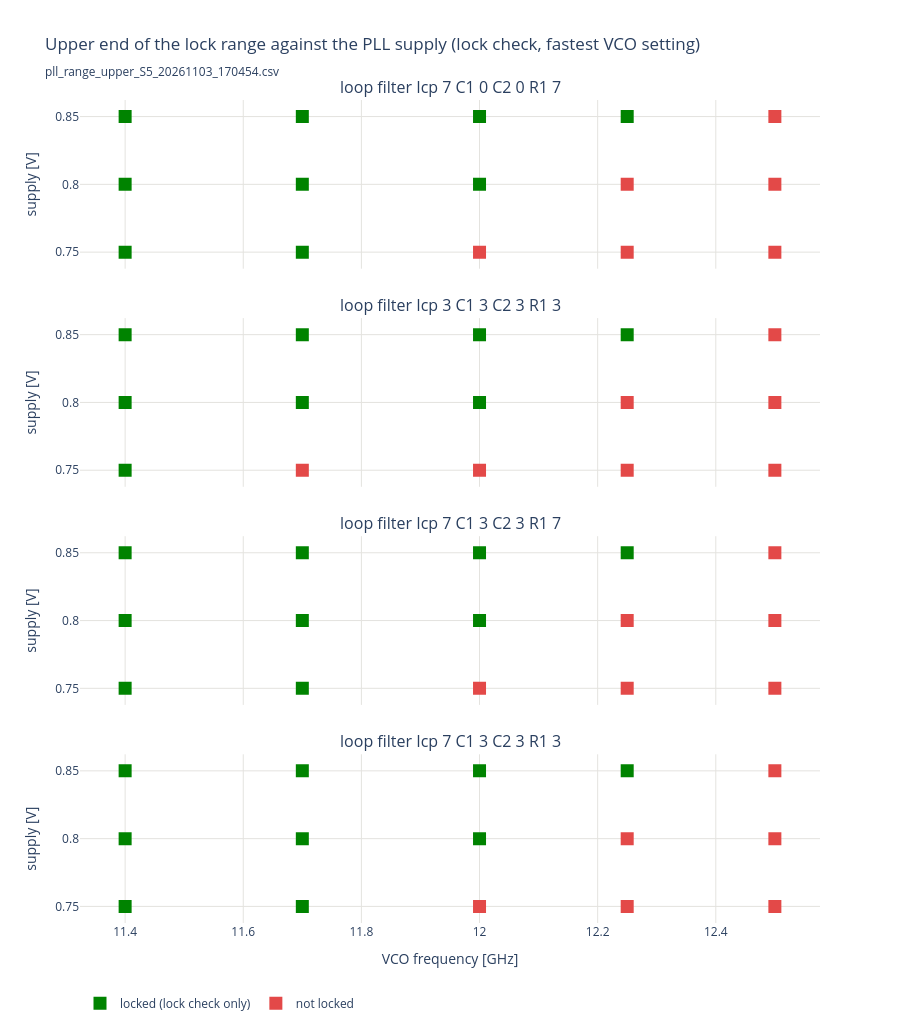
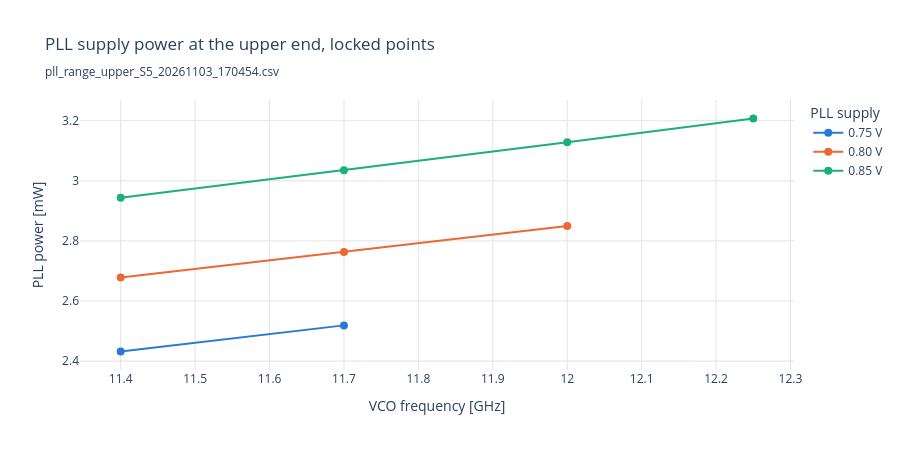
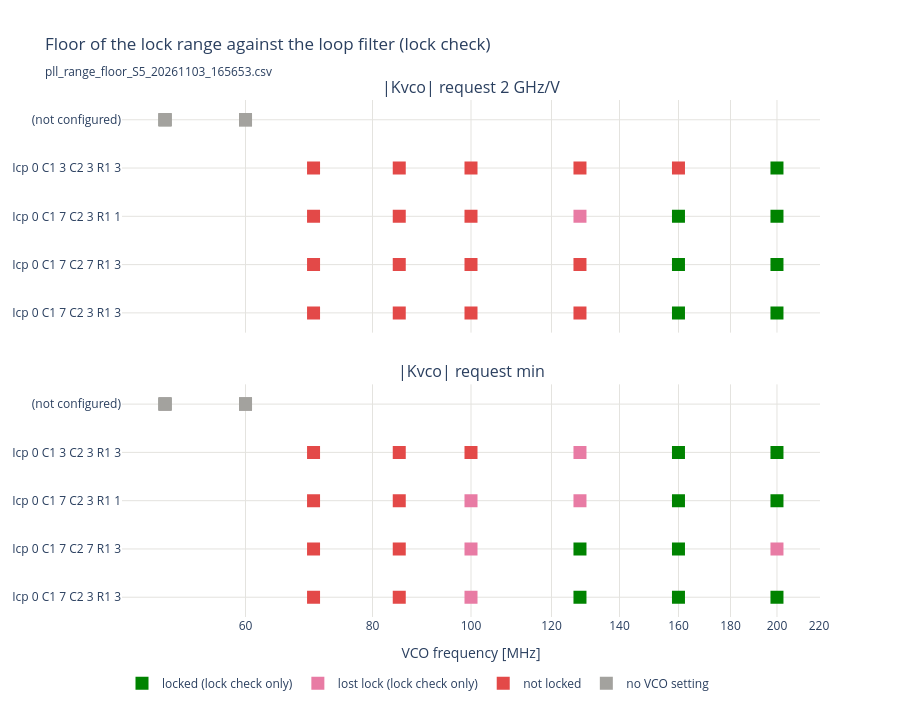

These figures' notebook cell, in order:
### Code cell
# Edges of the lock range: lock checks only (sw/tests/pll_range.py floor_search / upper_search, 2026-11-03), each
# point configured, lock bit read, read again after the hold (5 s floor, 15 s upper end):
#   - upper end: VCO 11.4-12.5 GHz on the fastest VCO setting, per PLL supply (0.75 / 0.80 / 0.85 V, measured
#     voltage rounded to 10 mV) and loop filter; the highest VCO that held the lock per supply and filter, and the
#     PLL supply power of the locked points;
#   - floor: VCO 50-200 MHz per |Kvco| request and loop filter (the weak loops); the lowest VCO that held the lock.
UPPER_CSV = None  # None = newest pll_range_upper_*.csv
FLOOR_CSV = None  # None = newest pll_range_floor_*.csv


def newest(pattern):
    paths = sorted((p for p in PLL_DIR.glob(pattern) if not p.stem.endswith("_traces")),
                   key=lambda p: p.stat().st_mtime)
    return paths[-1] if paths else None


def kvco_txt(v):
    try:
        return f"{float(v) / 1e9:g} GHz/V"
    except ValueError:
        return str(v)  # "min", "max", "middle"


def add_results(fig, d, x, y, row, shown, hover):
    """Markers of the points of d at (x, y) in subplot `row`, coloured by result; legend entry once per result."""
    for cat, color in CATEGORY_COLORS.items():
        c = d[d["category"] == cat]
        if c.empty:
            continue
        fig.add_scatter(x=x(c), y=y(c), mode="markers", name=cat, legendgroup=cat, showlegend=cat not in shown,
                        row=row, col=1, marker=dict(color=color, size=13, symbol="square"),
                        customdata=np.c_[c["pll_i"] * 1e3, c["vctrl_pred"]],
                        hovertemplate=f"{cat}<br>{hover}<br>I %{{customdata[0]:.2f}} mA, Vctrl pred "
                                      "%{customdata[1]:.3f} V<extra></extra>")
        shown.add(cat)


# Upper end against the PLL supply
upper_csv = Path(UPPER_CSV) if UPPER_CSV else newest("pll_range_upper_*.csv")
if upper_csv is not None:
    up = load_runs(upper_csv)
    up["vdd"] = up["pll_vdd"].round(2)
    filters = list(dict.fromkeys(up["filter"]))  # in the order of the run
    fig = make_subplots(rows=len(filters), cols=1, shared_xaxes=True, vertical_spacing=0.06,
                        subplot_titles=[f"loop filter {f}" for f in filters])
    shown = set()
    for k, flt in enumerate(filters, 1):
        add_results(fig, up[up["filter"] == flt], lambda c: c["f_vco"] / 1e9, lambda c: c["vdd"], k, shown,
                    "VCO %{x:.3f} GHz, supply %{y:.2f} V")
    fig.update_layout(title=f"Upper end of the lock range against the PLL supply (lock check, "
                            f"{up['vco_pick'].iloc[0]} VCO setting)<br><sub>{upper_csv.name}</sub>",
                      template="plotly_white", height=220 * len(filters) + 150, legend=dict(orientation="h", y=-0.08),
                      hoverlabel=dict(namelength=-1))
    fig.update_xaxes(gridcolor=GRID)
    fig.update_xaxes(title="VCO frequency [GHz]", row=len(filters))
    fig.update_yaxes(title="supply [V]", tickvals=sorted(up["vdd"].dropna().unique()), gridcolor=GRID)
    save(fig, "lock_map", upper_csv)

    top = up[up["good"]].groupby(["vdd", "filter"])["f_vco"].max().unstack("filter") / 1e9
    print("Highest VCO [GHz] that held the lock, per supply [V] and loop filter:")
    display(top.round(3))

    # PLL supply power of the locked points against the VCO frequency, per supply (mean over the filters)
    p = up[up["good"]].groupby(["vdd", "f_vco"])["pll_p"].mean().reset_index()
    fig = go.Figure()
    for j, (vdd, d) in enumerate(p.groupby("vdd")):
        fig.add_scatter(x=d["f_vco"] / 1e9, y=d["pll_p"] * 1e3, mode="lines+markers", name=f"{vdd:.2f} V",
                        line=dict(color=PALETTE[j % len(PALETTE)], width=2), marker=dict(size=8),
                        hovertemplate=f"{vdd:.2f} V<br>VCO %{{x:.3f}} GHz: %{{y:.3f}} mW<extra></extra>")
    fig.update_layout(title=f"PLL supply power at the upper end, locked points<br><sub>{upper_csv.name}</sub>",
                      template="plotly_white", height=450, legend=dict(title="PLL supply"))
    fig.update_xaxes(title="VCO frequency [GHz]", gridcolor=GRID)
    fig.update_yaxes(title="PLL power [mW]", gridcolor=GRID)
    save(fig, "power", upper_csv)

# Floor against the loop filter, per |Kvco| request (points without a table setting: "(not configured)")
floor_csv = Path(FLOOR_CSV) if FLOOR_CSV else newest("pll_range_floor_*.csv")
if floor_csv is not None:
    fl = load_runs(floor_csv)
    fl["kvco_txt"] = fl["kvco_request"].map(kvco_txt)
    kvcos = list(dict.fromkeys(fl["kvco_txt"]))
    fig = make_subplots(rows=len(kvcos), cols=1, shared_xaxes=True, vertical_spacing=0.1,
                        subplot_titles=[f"|Kvco| request {kv}" for kv in kvcos])
    shown = set()
    for k, kv in enumerate(kvcos, 1):
        add_results(fig, fl[fl["kvco_txt"] == kv], lambda c: c["f_vco"] / 1e6,
                    lambda c: np.where(c["status"] == "no_vco_setting", "(not configured)", c["filter"]), k, shown,
                    "VCO %{x:.0f} MHz, %{y}")
    fig.update_layout(title=f"Floor of the lock range against the loop filter (lock check)<br><sub>{floor_csv.name}"
                            "</sub>", template="plotly_white", height=280 * len(kvcos) + 150,
                      legend=dict(orientation="h", y=-0.1), hoverlabel=dict(namelength=-1))
    fig.update_xaxes(type="log", gridcolor=GRID)
    fig.update_xaxes(title="VCO frequency [MHz]", row=len(kvcos))
    fig.update_yaxes(gridcolor=GRID)
    save(fig, "lock_map", floor_csv)

    low = fl[fl["good"]].groupby(["kvco_txt", "filter"])["f_vco"].min().unstack("filter") / 1e6
    print("Lowest VCO [MHz] that held the lock, per |Kvco| request and loop filter:")
    display(low.round(0))

### Figure 1 — Plotly figure (JSON) as saved in the notebook; plotly's stock layout.template omitted (floating-point values rounded to 4 significant figures)
{"data": [{"customdata": [[3.254, 0.4263], [3.36, 0.4263], [3.475, 0.4263], [3.467, 0.412], [3.583, 0.412], [3.358, 0.412], [3.574, 0.3936], [3.693, 0.3936], [3.786, 0.3602]], "hovertemplate": "locked (lock check only)<br>VCO %{x:.3f} GHz, supply %{y:.2f} V<br>I %{customdata[0]:.2f} mA, Vctrl pred %{customdata[1]:.3f} V<extra></extra>", "legendgroup": "locked (lock check only)", "marker": {"color": "#008300", "size": 13, "symbol": "square"}, "mode": "markers", "name": "locked (lock check only)", "showlegend": true, "type": "scatter", "x": [11.4, 11.4, 11.4, 11.7, 11.7, 11.7, 12.0, 12.0, 12.25], "xaxis": "x", "y": [0.75, 0.8, 0.85, 0.8, 0.85, 0.75, 0.8, 0.85, 0.85], "yaxis": "y"}, {"customdata": [[3.394, 0.3936], [3.395, 0.3602], [3.618, 0.3602], [3.619, 0.03053], [3.396, 0.03053], [3.808, 0.03053]], "hovertemplate": "not locked<br>VCO %{x:.3f} GHz, supply %{y:.2f} V<br>I %{customdata[0]:.2f} mA, Vctrl pred %{customdata[1]:.3f} V<extra></extra>", "legendgroup": "not locked", "marker": {"color": "#e34948", "size": 13, "symbol": "square"}, "mode": "markers", "name": "not locked", "showlegend": true, "type": "scatter", "x": [12.0, 12.25, 12.25, 12.5, 12.5, 12.5], "xaxis": "x", "y": [0.75, 0.75, 0.8, 0.8, 0.75, 0.85], "yaxis": "y"}, {"customdata": [[3.204, 0.4263], [3.308, 0.4263], [3.422, 0.4263], [3.531, 0.412], [3.414, 0.412], [3.523, 0.3936], [3.64, 0.3936], [3.733, 0.3602]], "hovertemplate": "locked (lock check only)<br>VCO %{x:.3f} GHz, supply %{y:.2f} V<br>I %{customdata[0]:.2f} mA, Vctrl pred %{customdata[1]:.3f} V<extra></extra>", "legendgroup": "locked (lock check only)", "marker": {"color": "#008300", "size": 13, "symbol": "square"}, "mode": "markers", "name": "locked (lock check only)", "showlegend": false, "type": "scatter", "x": [11.4, 11.4, 11.4, 11.7, 11.7, 12.0, 12.0, 12.25], "xaxis": "x2", "y": [0.75, 0.8, 0.85, 0.85, 0.8, 0.8, 0.85, 0.85], "yaxis": "y2"}, {"customdata": [[3.308, 0.412], [3.342, 0.3936], [3.343, 0.3602], [3.566, 0.3602], [3.567, 0.03053], [3.344, 0.03053], [3.756, 0.03053]], "hovertemplate": "not locked<br>VCO %{x:.3f} GHz, supply %{y:.2f} V<br>I %{customdata[0]:.2f} mA, Vctrl pred %{customdata[1]:.3f} V<extra></extra>", "legendgroup": "not locked", "marker": {"color": "#e34948", "size": 13, "symbol": "square"}, "mode": "markers", "name": "not locked", "showlegend": false, "type": "scatter", "x": [11.7, 12.0, 12.25, 12.25, 12.5, 12.5, 12.5], "xaxis": "x2", "y": [0.75, 0.75, 0.75, 0.8, 0.8, 0.75, 0.85], "yaxis": "y2"}, {"customdata": [[3.255, 0.4263], [3.36, 0.4263], [3.474, 0.4263], [3.357, 0.412], [3.466, 0.412], [3.582, 0.412], [3.691, 0.3936], [3.573, 0.3936], [3.784, 0.3602]], "hovertemplate": "locked (lock check only)<br>VCO %{x:.3f} GHz, supply %{y:.2f} V<br>I %{customdata[0]:.2f} mA, Vctrl pred %{customdata[1]:.3f} V<extra></extra>", "legendgroup": "locked (lock check only)", "marker": {"color": "#008300", "size": 13, "symbol": "square"}, "mode": "markers", "name": "locked (lock check only)", "showlegend": false, "type": "scatter", "x": [11.4, 11.4, 11.4, 11.7, 11.7, 11.7, 12.0, 12.0, 12.25], "xaxis": "x3", "y": [0.75, 0.8, 0.85, 0.75, 0.8, 0.85, 0.85, 0.8, 0.85], "yaxis": "y3"}, {"customdata": [[3.39, 0.3936], [3.393, 0.3602], [3.613, 0.3602], [3.393, 0.03053], [3.613, 0.03053], [3.807, 0.03053]], "hovertemplate": "not locked<br>VCO %{x:.3f} GHz, supply %{y:.2f} V<br>I %{customdata[0]:.2f} mA, Vctrl pred %{customdata[1]:.3f} V<extra></extra>", "legendgroup": "not locked", "marker": {"color": "#e34948", "size": 13, "symbol": "square"}, "mode": "markers", "name": "not locked", "showlegend": false, "type": "scatter", "x": [12.0, 12.25, 12.25, 12.5, 12.5, 12.5], "xaxis": "x3", "y": [0.75, 0.75, 0.8, 0.75, 0.8, 0.85], "yaxis": "y3"}, {"customdata": [[3.254, 0.4263], [3.36, 0.4263], [3.474, 0.4263], [3.465, 0.412], [3.358, 0.412], [3.582, 0.412], [3.692, 0.3936], [3.573, 0.3936], [3.785, 0.3602]], "hovertemplate": "locked (lock check only)<br>VCO %{x:.3f} GHz, supply %{y:.2f} V<br>I %{customdata[0]:.2f} mA, Vctrl pred %{customdata[1]:.3f} V<extra></extra>", "legendgroup": "locked (lock check only)", "marker": {"color": "#008300", "size": 13, "symbol": "square"}, "mode": "markers", "name": "locked (lock check only)", "showlegend": false, "type": "scatter", "x": [11.4, 11.4, 11.4, 11.7, 11.7, 11.7, 12.0, 12.0, 12.25], "xaxis": "x4", "y": [0.75, 0.8, 0.85, 0.8, 0.75, 0.85, 0.85, 0.8, 0.85], "yaxis": "y4"}, {"customdata": [[3.39, 0.3936], [3.613, 0.3602], [3.391, 0.3602], [3.392, 0.03053], [3.614, 0.03053], [3.808, 0.03053]], "hovertemplate": "not locked<br>VCO %{x:.3f} GHz, supply %{y:.2f} V<br>I %{customdata[0]:.2f} mA, Vctrl pred %{customdata[1]:.3f} V<extra></extra>", "legendgroup": "not locked", "marker": {"color": "#e34948", "size": 13, "symbol": "square"}, "mode": "markers", "name": "not locked", "showlegend": false, "type": "scatter", "x": [12.0, 12.25, 12.25, 12.5, 12.5, 12.5], "xaxis": "x4", "y": [0.75, 0.8, 0.75, 0.75, 0.8, 0.85], "yaxis": "y4"}], "layout": {"annotations": [{"font": {"size": 16}, "showarrow": false, "text": "loop filter Icp 7 C1 0 C2 0 R1 7", "x": 0.5, "xanchor": "center", "xref": "paper", "y": 1, "yanchor": "bottom", "yref": "paper"}, {"font": {"size": 16}, "showarrow": false, "text": "loop filter Icp 3 C1 3 C2 3 R1 3", "x": 0.5, "xanchor": "center", "xref": "paper", "y": 0.735, "yanchor": "bottom", "yref": "paper"}, {"font": {"size": 16}, "showarrow": false, "text": "loop filter Icp 7 C1 3 C2 3 R1 7", "x": 0.5, "xanchor": "center", "xref": "paper", "y": 0.47, "yanchor": "bottom", "yref": "paper"}, {"font": {"size": 16}, "showarrow": false, "text": "loop filter Icp 7 C1 3 C2 3 R1 3", "x": 0.5, "xanchor": "center", "xref": "paper", "y": 0.205, "yanchor": "bottom", "yref": "paper"}], "height": 1030, "hoverlabel": {"namelength": -1}, "legend": {"orientation": "h", "y": -0.08}, "title": {"text": "Upper end of the lock range against the PLL supply (lock check, fastest VCO setting)<br><sub>pll_range_upper_S5_20261103_170454.csv</sub>"}, "xaxis": {"anchor": "y", "domain": [0, 1], "gridcolor": "#e4e3df", "matches": "x4", "showticklabels": false}, "xaxis2": {"anchor": "y2", "domain": [0, 1], "gridcolor": "#e4e3df", "matches": "x4", "showticklabels": false}, "xaxis3": {"anchor": "y3", "domain": [0, 1], "gridcolor": "#e4e3df", "matches": "x4", "showticklabels": false}, "xaxis4": {"anchor": "y4", "domain": [0, 1], "gridcolor": "#e4e3df", "title": {"text": "VCO frequency [GHz]"}}, "yaxis": {"anchor": "x", "domain": [0.795, 1], "gridcolor": "#e4e3df", "tickvals": [0.75, 0.8, 0.85], "title": {"text": "supply [V]"}}, "yaxis2": {"anchor": "x2", "domain": [0.53, 0.735], "gridcolor": "#e4e3df", "tickvals": [0.75, 0.8, 0.85], "title": {"text": "supply [V]"}}, "yaxis3": {"anchor": "x3", "domain": [0.265, 0.47], "gridcolor": "#e4e3df", "tickvals": [0.75, 0.8, 0.85], "title": {"text": "supply [V]"}}, "yaxis4": {"anchor": "x4", "domain": [0, 0.205], "gridcolor": "#e4e3df", "tickvals": [0.75, 0.8, 0.85], "title": {"text": "supply [V]"}}}}

### Figure 2 — Plotly figure (JSON) as saved in the notebook; plotly's stock layout.template omitted (floating-point values rounded to 4 significant figures)
{"data": [{"hovertemplate": "0.75 V<br>VCO %{x:.3f} GHz: %{y:.3f} mW<extra></extra>", "line": {"color": "#2a78d6", "width": 2}, "marker": {"size": 8}, "mode": "lines+markers", "name": "0.75 V", "type": "scatter", "x": [11.4, 11.7], "y": [2.432, 2.519]}, {"hovertemplate": "0.80 V<br>VCO %{x:.3f} GHz: %{y:.3f} mW<extra></extra>", "line": {"color": "#eb6834", "width": 2}, "marker": {"size": 8}, "mode": "lines+markers", "name": "0.80 V", "type": "scatter", "x": [11.4, 11.7, 12.0], "y": [2.679, 2.764, 2.85]}, {"hovertemplate": "0.85 V<br>VCO %{x:.3f} GHz: %{y:.3f} mW<extra></extra>", "line": {"color": "#1baf7a", "width": 2}, "marker": {"size": 8}, "mode": "lines+markers", "name": "0.85 V", "type": "scatter", "x": [11.4, 11.7, 12.0, 12.25], "y": [2.943, 3.035, 3.129, 3.208]}], "layout": {"height": 450, "legend": {"title": {"text": "PLL supply"}}, "title": {"text": "PLL supply power at the upper end, locked points<br><sub>pll_range_upper_S5_20261103_170454.csv</sub>"}, "xaxis": {"gridcolor": "#e4e3df", "title": {"text": "VCO frequency [GHz]"}}, "yaxis": {"gridcolor": "#e4e3df", "title": {"text": "PLL power [mW]"}}}}

### Figure 3 — Plotly figure (JSON) as saved in the notebook; plotly's stock layout.template omitted (floating-point values rounded to 4 significant figures)
{"data": [{"customdata": [[0.2626, 0.6143], [0.2625, 0.6143], [0.2622, 0.6143], [0.2748, 0.6233], [0.2753, 0.6233], [0.2758, 0.6233], [0.2752, 0.6233]], "hovertemplate": "locked (lock check only)<br>VCO %{x:.0f} MHz, %{y}<br>I %{customdata[0]:.2f} mA, Vctrl pred %{customdata[1]:.3f} V<extra></extra>", "legendgroup": "locked (lock check only)", "marker": {"color": "#008300", "size": 13, "symbol": "square"}, "mode": "markers", "name": "locked (lock check only)", "showlegend": true, "type": "scatter", "x": [160.0, 160.0, 160.0, 200.0, 200.0, 200.0, 200.0], "xaxis": "x", "y": ["Icp 0 C1 7 C2 3 R1 3", "Icp 0 C1 7 C2 7 R1 3", "Icp 0 C1 7 C2 3 R1 1", "Icp 0 C1 7 C2 3 R1 1", "Icp 0 C1 7 C2 7 R1 3", "Icp 0 C1 3 C2 3 R1 3", "Icp 0 C1 7 C2 3 R1 3"], "yaxis": "y"}, {"customdata": [[0.2502, 0.6301]], "hovertemplate": "lost lock (lock check only)<br>VCO %{x:.0f} MHz, %{y}<br>I %{customdata[0]:.2f} mA, Vctrl pred %{customdata[1]:.3f} V<extra></extra>", "legendgroup": "lost lock (lock check only)", "marker": {"color": "#e87ba4", "size": 13, "symbol": "square"}, "mode": "markers", "name": "lost lock (lock check only)", "showlegend": true, "type": "scatter", "x": [128.0], "xaxis": "x", "y": ["Icp 0 C1 7 C2 3 R1 1"], "yaxis": "y"}, {"customdata": [[0.2377, 0.6771], [0.2349, 0.6771], [0.2354, 0.6771], [0.2348, 0.6771], [0.2389, 0.6471], [0.2389, 0.6471], [0.239, 0.6471], [0.2426, 0.6471], [0.2464, 0.6439], [0.2488, 0.6439], [0.2464, 0.6439], [0.2464, 0.6439], [0.2497, 0.6301], [0.2522, 0.6301], [0.25, 0.6301], [0.2634, 0.6143]], "hovertemplate": "not locked<br>VCO %{x:.0f} MHz, %{y}<br>I %{customdata[0]:.2f} mA, Vctrl pred %{customdata[1]:.3f} V<extra></extra>", "legendgroup": "not locked", "marker": {"color": "#e34948", "size": 13, "symbol": "square"}, "mode": "markers", "name": "not locked", "showlegend": true, "type": "scatter", "x": [70.0, 70.0, 70.0, 70.0, 85.0, 85.0, 85.0, 85.0, 100.0, 100.0, 100.0, 100.0, 128.0, 128.0, 128.0, 160.0], "xaxis": "x", "y": ["Icp 0 C1 3 C2 3 R1 3", "Icp 0 C1 7 C2 3 R1 3", "Icp 0 C1 7 C2 3 R1 1", "Icp 0 C1 7 C2 7 R1 3", "Icp 0 C1 7 C2 7 R1 3", "Icp 0 C1 7 C2 3 R1 1", "Icp 0 C1 7 C2 3 R1 3", "Icp 0 C1 3 C2 3 R1 3", "Icp 0 C1 7 C2 3 R1 3", "Icp 0 C1 3 C2 3 R1 3", "Icp 0 C1 7 C2 7 R1 3", "Icp 0 C1 7 C2 3 R1 1", "Icp 0 C1 7 C2 7 R1 3", "Icp 0 C1 3 C2 3 R1 3", "Icp 0 C1 7 C2 3 R1 3", "Icp 0 C1 3 C2 3 R1 3"], "yaxis": "y"}, {"customdata": [[NaN, NaN], [NaN, NaN], [NaN, NaN], [NaN, NaN], [NaN, NaN], [NaN, NaN], [NaN, NaN], [NaN, NaN]], "hovertemplate": "no VCO setting<br>VCO %{x:.0f} MHz, %{y}<br>I %{customdata[0]:.2f} mA, Vctrl pred %{customdata[1]:.3f} V<extra></extra>", "legendgroup": "no VCO setting", "marker": {"color": "#a3a29e", "size": 13, "symbol": "square"}, "mode": "markers", "name": "no VCO setting", "showlegend": true, "type": "scatter", "x": [50.0, 50.0, 50.0, 50.0, 60.0, 60.0, 60.0, 60.0], "xaxis": "x", "y": ["(not configured)", "(not configured)", "(not configured)", "(not configured)", "(not configured)", "(not configured)", "(not configured)", "(not configured)"], "yaxis": "y"}, {"customdata": [[0.249, 0.6533], [0.2492, 0.6533], [0.2538, 0.6725], [0.2545, 0.6725], [0.254, 0.6725], [0.2543, 0.6725], [0.2635, 0.6582], [0.264, 0.6582], [0.2635, 0.6582]], "hovertemplate": "locked (lock check only)<br>VCO %{x:.0f} MHz, %{y}<br>I %{customdata[0]:.2f} mA, Vctrl pred %{customdata[1]:.3f} V<extra></extra>", "legendgroup": "locked (lock check only)", "marker": {"color": "#008300", "size": 13, "symbol": "square"}, "mode": "markers", "name": "locked (lock check only)", "showlegend": false, "type": "scatter", "x": [128.0, 128.0, 160.0, 160.0, 160.0, 160.0, 200.0, 200.0, 200.0], "xaxis": "x2", "y": ["Icp 0 C1 7 C2 3 R1 3", "Icp 0 C1 7 C2 7 R1 3", "Icp 0 C1 7 C2 3 R1 1", "Icp 0 C1 7 C2 7 R1 3", "Icp 0 C1 3 C2 3 R1 3", "Icp 0 C1 7 C2 3 R1 3", "Icp 0 C1 7 C2 3 R1 3", "Icp 0 C1 3 C2 3 R1 3", "Icp 0 C1 7 C2 3 R1 1"], "yaxis": "y2"}, {"customdata": [[0.2452, 0.6591], [0.2455, 0.6591], [0.2447, 0.6591], [0.2493, 0.6533], [0.2492, 0.6533], [0.2639, 0.6582]], "hovertemplate": "lost lock (lock check only)<br>VCO %{x:.0f} MHz, %{y}<br>I %{customdata[0]:.2f} mA, Vctrl pred %{customdata[1]:.3f} V<extra></extra>", "legendgroup": "lost lock (lock check only)", "marker": {"color": "#e87ba4", "size": 13, "symbol": "square"}, "mode": "markers", "name": "lost lock (lock check only)", "showlegend": false, "type": "scatter", "x": [100.0, 100.0, 100.0, 128.0, 128.0, 200.0], "xaxis": "x2", "y": ["Icp 0 C1 7 C2 3 R1 1", "Icp 0 C1 7 C2 7 R1 3", "Icp 0 C1 7 C2 3 R1 3", "Icp 0 C1 3 C2 3 R1 3", "Icp 0 C1 7 C2 3 R1 1", "Icp 0 C1 7 C2 7 R1 3"], "yaxis": "y2"}, {"customdata": [[0.2343, 0.6528], [0.2338, 0.6528], [0.2347, 0.6528], [0.2372, 0.6528], [0.2431, 0.6537], [0.2385, 0.6537], [0.2381, 0.6537], [0.2389, 0.6537], [0.2486, 0.6591]], "hovertemplate": "not locked<br>VCO %{x:.0f} MHz, %{y}<br>I %{customdata[0]:.2f} mA, Vctrl pred %{customdata[1]:.3f} V<extra></extra>", "legendgroup": "not locked", "marker": {"color": "#e34948", "size": 13, "symbol": "square"}, "mode": "markers", "name": "not locked", "showlegend": false, "type": "scatter", "x": [70.0, 70.0, 70.0, 70.0, 85.0, 85.0, 85.0, 85.0, 100.0], "xaxis": "x2", "y": ["Icp 0 C1 7 C2 7 R1 3", "Icp 0 C1 7 C2 3 R1 1", "Icp 0 C1 7 C2 3 R1 3", "Icp 0 C1 3 C2 3 R1 3", "Icp 0 C1 3 C2 3 R1 3", "Icp 0 C1 7 C2 3 R1 3", "Icp 0 C1 7 C2 3 R1 1", "Icp 0 C1 7 C2 7 R1 3", "Icp 0 C1 3 C2 3 R1 3"], "yaxis": "y2"}, {"customdata": [[NaN, NaN], [NaN, NaN], [NaN, NaN], [NaN, NaN], [NaN, NaN], [NaN, NaN], [NaN, NaN], [NaN, NaN]], "hovertemplate": "no VCO setting<br>VCO %{x:.0f} MHz, %{y}<br>I %{customdata[0]:.2f} mA, Vctrl pred %{customdata[1]:.3f} V<extra></extra>", "legendgroup": "no VCO setting", "marker": {"color": "#a3a29e", "size": 13, "symbol": "square"}, "mode": "markers", "name": "no VCO setting", "showlegend": false, "type": "scatter", "x": [50.0, 50.0, 50.0, 50.0, 60.0, 60.0, 60.0, 60.0], "xaxis": "x2", "y": ["(not configured)", "(not configured)", "(not configured)", "(not configured)", "(not configured)", "(not configured)", "(not configured)", "(not configured)"], "yaxis": "y2"}], "layout": {"annotations": [{"font": {"size": 16}, "showarrow": false, "text": "|Kvco| request 2 GHz/V", "x": 0.5, "xanchor": "center", "xref": "paper", "y": 1, "yanchor": "bottom", "yref": "paper"}, {"font": {"size": 16}, "showarrow": false, "text": "|Kvco| request min", "x": 0.5, "xanchor": "center", "xref": "paper", "y": 0.45, "yanchor": "bottom", "yref": "paper"}], "height": 710, "hoverlabel": {"namelength": -1}, "legend": {"orientation": "h", "y": -0.1}, "title": {"text": "Floor of the lock range against the loop filter (lock check)<br><sub>pll_range_floor_S5_20261103_165653.csv</sub>"}, "xaxis": {"anchor": "y", "domain": [0, 1], "gridcolor": "#e4e3df", "matches": "x2", "showticklabels": false, "type": "log"}, "xaxis2": {"anchor": "y2", "domain": [0, 1], "gridcolor": "#e4e3df", "title": {"text": "VCO frequency [MHz]"}, "type": "log"}, "yaxis": {"anchor": "x", "domain": [0.55, 1], "gridcolor": "#e4e3df"}, "yaxis2": {"anchor": "x2", "domain": [0, 0.45], "gridcolor": "#e4e3df"}}}
